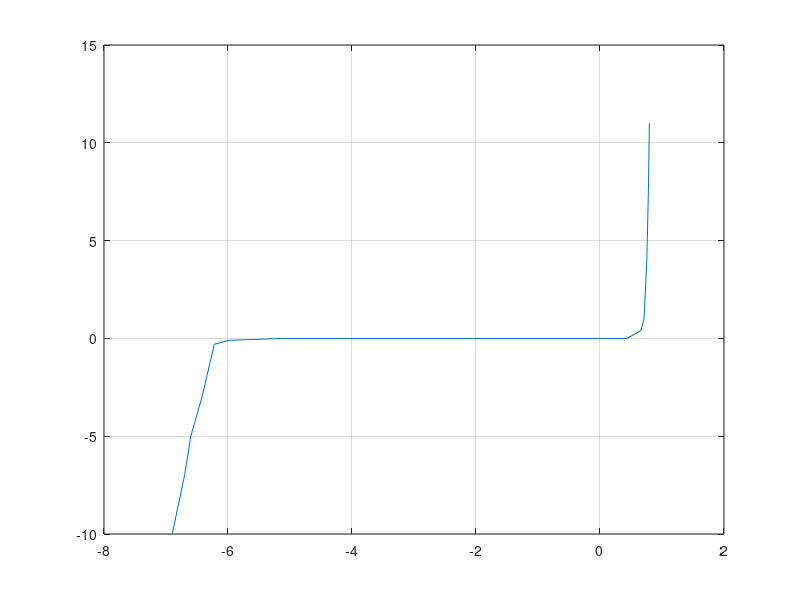

Recreate this plot in MATLAB.

clear all;

x = [-6.9 -6.7 -6.6  -6.42 -6.22 -5.99  -5.1 -4.06 -3 -2.06 .273 .437 .66 .71 .755 .777 .783 .796];
y = [-10 -7 -5 -3 -0.3  -.1 0 0 0 0 0  0 .4 1 4 7 8 11];
plot(x,y,'-');

grid on
